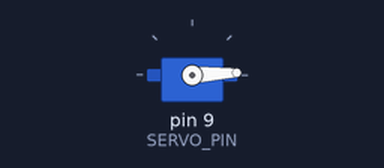
The sketch below on a simulated Arduino Uno, built with avr-gcc and run on an emulated ATmega328P. On the bench: servo.

Above: at 0.05 s.
At 1.95 s:
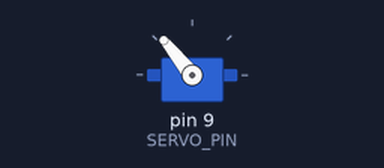
At 3.85 s:
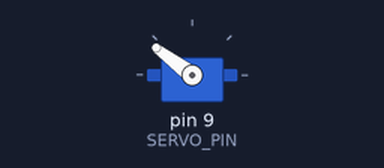
At 7.7 s:
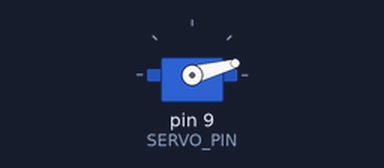
Timing chart, 0 to 10.6 s (numbered marks = the images above):
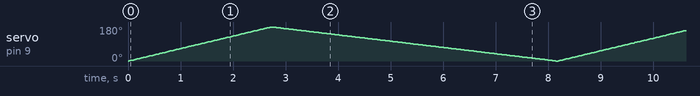

The sketch:

ServoTest.ino
```cpp
#include <Servo.h>

Servo _servo;
const int SERVO_PIN = 9;
int angle = 0;

void setup() {
  // put your setup code here, to run once:
  _servo.attach(SERVO_PIN);
}

void loop() {
  // put your main code here, to run repeatedly:
  // Tell the servo to go to a particular angle:
  // Sweep from 0 to 180 degrees:
  for (angle = 0; angle <= 180; angle += 1) {
    _servo.write(angle);
    delay(15);
  }

  // And back from 180 to 0 degrees:
  for (angle = 180; angle >= 0; angle -= 1) {
    _servo.write(angle);
    delay(30);
  }
}
```
